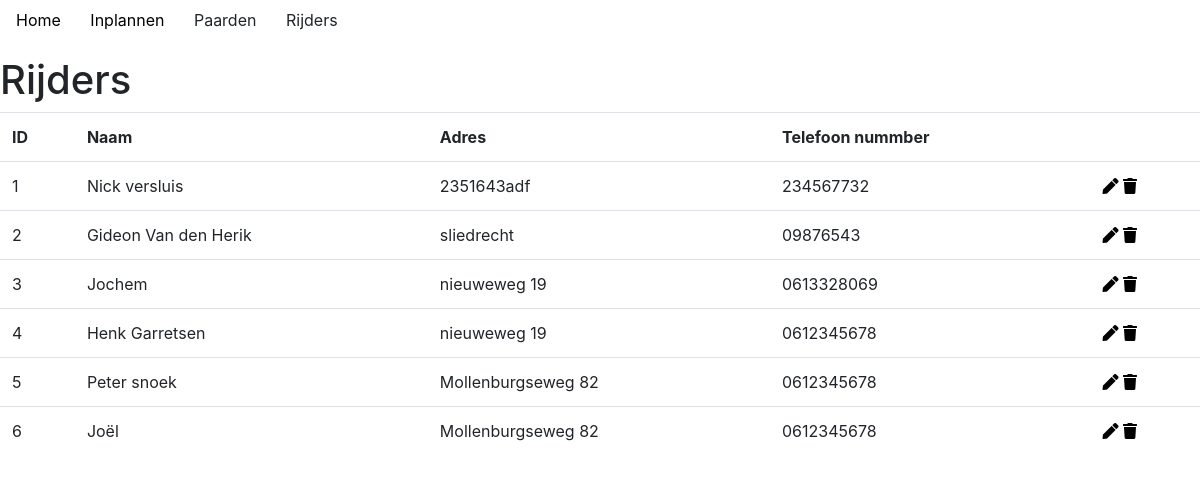
Page /rider/index on the committed database.
### tables this page shows
CREATE TABLE `riders` (
  `RiderID` int(11) NOT NULL,
  `RiderName` text NOT NULL,
  `adress` text NOT NULL,
  `phonenumber` text NOT NULL
);

### core/core.php (called while the page is built, shortened)
<?php
function render($filename, $data = null)
{
	require(ROOT . 'view/templates/header.php');
	require(ROOT . 'view/' . $filename . '.php');
	require(ROOT . 'view/templates/footer.php');
}

### controller/RiderController.php (called while the page is built, shortened)
<?php
require(ROOT . "model/RiderModel.php");
function index(){
    render("rider/index", array(
        'rider' => getALlRiders()
    ));
}

### public/index.php (called while the page is built, shortened)
<?php
require(ROOT . "core/core.php");
route();

### model/RiderModel.php (called while the page is built, shortened)
<?php
function getALlRiders(){
    $db = openDatabaseConnection();
    $sql = "SELECT * FROM `riders`";
    $query = $db->prepare($sql);
    $query->execute();
    return $query->fetchAll();
}
?>

### view/rider/index.php (the view)
<h1>Rijders</h1>
<table class="table">
    <tr>
        <th>ID</th>
        <th>Naam</th>
        <th>Adres</th>
        <th>Telefoon nummber</th>
        <th></th>
    </tr>
    <?php
    foreach ($data["rider"] as $rider) {
        echo '<tr><td>'.$rider["RiderID"].'</td><td>'.$rider["RiderName"].'</td>
<td>'.$rider["adress"].'</td><td>'.$rider["phonenumber"].'</td><td><a href="edit/'.$rider["RiderID"].'"><i class="fas fa-pen"></i></a> <a href="delete/'.$rider["RiderID"].'"><i class="fas fa-trash"></i></a></td></tr>';
    }
    ?>
</table>

### public/css/style.css (style rules this page uses)
a { text-decoration: none; color: black; }

### rows in the picture
riders: RiderID "1", RiderName "Nick versluis", adress "2351643adf", phonenumber "234567732"
riders: RiderID "2", RiderName "Gideon Van den Herik", adress "sliedrecht", phonenumber "09876543"
riders: RiderID "3", RiderName "Jochem", adress "nieuweweg 19", phonenumber "0613328069"
riders: RiderID "4", RiderName "Henk Garretsen", adress "nieuweweg 19", phonenumber "0612345678"
riders: RiderID "5", RiderName "Peter snoek", adress "Mollenburgseweg 82", phonenumber "0612345678"
riders: RiderID "6", RiderName "Joël", adress "Mollenburgseweg 82", phonenumber "0612345678"
